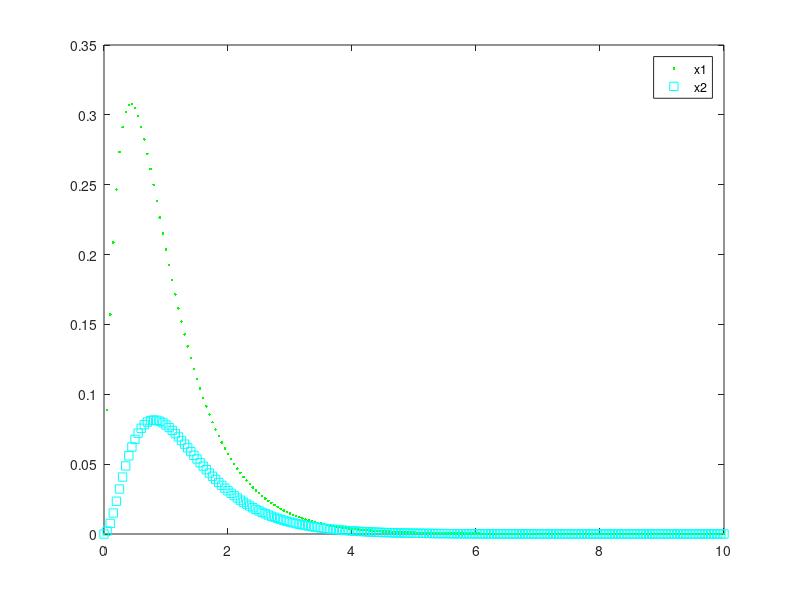

This chart was generated by the following MATLAB code: (Note: this script raises an error after producing the figure.)
clear all; close all; clc

%% with residue
N1 = [2]; % nominator
D1 = [1 5 5]; % denominator
[r1, p1, k1] = residue(N1,D1);

N2 = [2];
D2 = [1 8 20 15];
[r2, p2, k2] = residue(N2, D2);

t = 0:.05:10;
x1 = -0.8944*exp(-3.618*t) + 0.8944*exp(-1.3682*t);
x2 = 1.4472*exp(-3.6188*t) - 2*exp(-3*t) + 0.5528*exp(-1.382*t);

plot(t, x1, "g.");
hold on
plot(t, x2, "cs");
legend('x1', 'x2')

%% with ilaplace
clear all; clc
syms s

A =[s+2 -1;-1 s+3];
b = [2/(s+3); 0];
X_s = inv(A)*b
x_t = ilaplace(X_s)

t = 0:.05:10;
y1 = subs(x_t(1),t);
y2 = subs(x_t(2), t);

figure
plot(t, y1, 'r.')
hold on
plot(t, y2, 'bs')
xlabel('t')
legend('x1', 'x2')
ylabel('x(t)')
